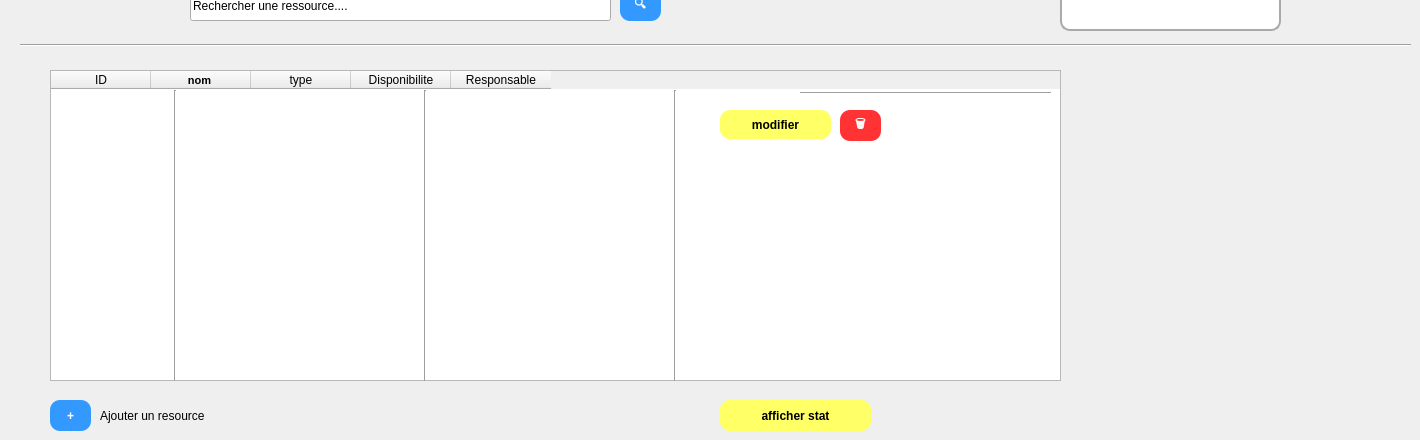
    <widget class="QWidget" name="Logistique">
     <widget class="QPushButton" name="pushButton_2">
      <property name="geometry">
       <rect>
        <x>50</x>
        <y>400</y>
        <width>41</width>
        <height>31</height>
       </rect>
      </property>
      <property name="styleSheet">
       <string notr="true">QPushButton {
    background-color: #3399FF;  /* Bleu clair */
    color: white;               /* Texte blanc */
    border-radius: 10px;        /* Coins arrondis */
    padding: 5px 15px;          /* Padding haut/bas, gauche/droite */
    font-weight: bold;
}

QPushButton:hover {
    background-color: #2673CC;  /* Bleu plus foncé au survol */
}

QPushButton:pressed {
    background-color: #1A53A0;  /* Bleu encore plus foncé quand cliqué */
}
</string>
      </property>
      <property name="text">
       <string>+</string>
      </property>
     </widget>
     <widget class="QPushButton" name="pushButton_15">
      <property name="geometry">
       <rect>
        <x>720</x>
        <y>400</y>
        <width>151</width>
        <height>31</height>
       </rect>
      </property>
      <property name="styleSheet">
       <string notr="true">QPushButton {
    background-color: #FFFF66;  /* Jaune clair */
    color: black;               /* Texte noir */
    border-radius: 10px;        /* Coins arrondis */
    padding: 5px 15px;          /* Padding haut/bas, gauche/droite */
    font-weight: bold;
}

QPushButton:hover {
    background-color: #FFFF33;  /* Jaune encore plus vif au survol */
}

QPushButton:pressed {
    background-color: #FFEB3B;  /* Jaune doré quand cliqué */
}
</string>
      </property>
      <property name="text">
       <string>afficher stat</string>
      </property>
     </widget>
     <widget class="Line" name="line_3">
      <property name="geometry">
       <rect>
        <x>20</x>
        <y>30</y>
        <width>1391</width>
        <height>31</height>
       </rect>
      </property>
      <property name="orientation">
       <enum>Qt::Orientation::Horizontal</enum>
      </property>
     </widget>
     <widget class="Line" name="line_7">
      <property name="geometry">
       <rect>
        <x>540</x>
        <y>90</y>
        <width>31</width>
        <height>291</height>
       </rect>
      </property>
      <property name="orientation">
       <enum>Qt::Orientation::Vertical</enum>
      </property>
     </widget>
     <widget class="Line" name="line_5">
      <property name="geometry">
       <rect>
        <x>280</x>
        <y>90</y>
        <width>41</width>
        <height>291</height>
       </rect>
      </property>
      <property name="orientation">
       <enum>Qt::Orientation::Vertical</enum>
      </property>
     </widget>
     <widget class="QPushButton" name="pushButton_8">
      <property name="geometry">
       <rect>
        <x>840</x>
        <y>180</y>
        <width>41</width>
        <height>31</height>
       </rect>
      </property>
      <property name="styleSheet">
       <string notr="true">QPushButton {
    background-color: #FF3333;  /* Rouge clair */
    color: white;               /* Texte blanc */
    border-radius: 10px;        /* Coins arrondis */
    padding: 5px 15px;          /* Padding haut/bas, gauche/droite */
    font-weight: bold;
}

QPushButton:hover {
    background-color: #CC2929;  /* Rouge plus foncé au survol */
}

QPushButton:pressed {
    background-color: #A02121;  /* Rouge encore plus foncé quand cliqué */
}
</string>
      </property>
      <property name="text">
       <string>🗑️</string>
      </property>
     </widget>
     <widget class="Line" name="line">
      <property name="geometry">
       <rect>
        <x>50</x>
        <y>160</y>
        <width>1011</width>
        <height>16</height>
       </rect>
      </property>
      <property name="orientation">
       <enum>Qt::Orientation::Horizontal</enum>
      </property>
     </widget>
     <widget class="Line" name="line_4">
      <property name="geometry">
       <rect>
        <x>50</x>
        <y>236</y>
        <width>1001</width>
        <height>20</height>
       </rect>
      </property>
      <property name="orientation">
       <enum>Qt::Orientation::Horizontal</enum>
      </property>
     </widget>
     <widget class="Line" name="line_8">
      <property name="geometry">
       <rect>
        <x>50</x>
        <y>310</y>
        <width>1011</width>
        <height>20</height>
       </rect>
      </property>
      <property name="orientation">
       <enum>Qt::Orientation::Horizontal</enum>
      </property>
     </widget>
     <widget class="QPushButton" name="pushButton_9">
      <property name="geometry">
       <rect>
        <x>620</x>
        <y>-10</y>
        <width>41</width>
        <height>31</height>
       </rect>
      </property>
      <property name="styleSheet">
       <string notr="true">QPushButton {
    background-color: #3399FF;  /* Bleu clair */
    color: white;               /* Texte blanc */
    border-radius: 10px;        /* Coins arrondis */
    padding: 5px 15px;          /* Padding haut/bas, gauche/droite */
    font-weight: bold;
}

QPushButton:hover {
    background-color: #2673CC;  /* Bleu plus foncé au survol */
}

QPushButton:pressed {
    background-color: #1A53A0;  /* Bleu encore plus foncé quand cliqué */
}
</string>
      </property>
      <property name="text">
       <string>🔍</string>
      </property>
     </widget>
     <widget class="QPushButton" name="pushButton_10">
      <property name="geometry">
       <rect>
        <x>720</x>
        <y>180</y>
        <width>111</width>
        <height>29</height>
       </rect>
      </property>
      <property name="styleSheet">
       <string notr="true">QPushButton {
    background-color: #FFFF66;  /* Jaune clair */
    color: black;               /* Texte noir */
    border-radius: 10px;        /* Coins arrondis */
    padding: 5px 15px;          /* Padding haut/bas, gauche/droite */
    font-weight: bold;
}

QPushButton:hover {
    background-color: #FFFF33;  /* Jaune encore plus vif au survol */
}

QPushButton:pressed {
    background-color: #FFEB3B;  /* Jaune doré quand cliqué */
}
</string>
      </property>
      <property name="text">
       <string>modifier</string>
      </property>
     </widget>
     <widget class="QLabel" name="label_3">
      <property name="geometry">
       <rect>
        <x>100</x>
        <y>400</y>
        <width>251</width>
        <height>31</height>
       </rect>
      </property>
      <property name="text">
       <string>Ajouter un resource</string>
      </property>
     </widget>
     <widget class="QPushButton" name="pushButton_11">
      <property name="geometry">
       <rect>
        <x>840</x>
        <y>260</y>
        <width>41</width>
        <height>31</height>
       </rect>
      </property>
      <property name="styleSheet">
       <string notr="true">QPushButton {
    background-color: #FF3333;  /* Rouge clair */
    color: white;               /* Texte blanc */
    border-radius: 10px;        /* Coins arrondis */
    padding: 5px 15px;          /* Padding haut/bas, gauche/droite */
    font-weight: bold;
}

QPushButton:hover {
    background-color: #CC2929;  /* Rouge plus foncé au survol */
}

QPushButton:pressed {
    background-color: #A02121;  /* Rouge encore plus foncé quand cliqué */
}
</string>
      </property>
      <property name="text">
       <string>🗑️</string>
      </property>
     </widget>
     <widget class="QPushButton" name="pushButton_12">
      <property name="geometry">
       <rect>
        <x>1170</x>
        <y>-10</y>
        <width>90</width>
        <height>29</height>
       </rect>
      </property>
      <property name="styleSheet">
       <string notr="true">QPushButton {
    background-color: #3399FF;  /* Bleu clair */
    color: white;               /* Texte blanc */
    border-radius: 10px;        /* Coins arrondis */
    padding: 5px 15px;          /* Padding haut/bas, gauche/droite */
    font-weight: bold;
}

QPushButton:hover {
    background-color: #2673CC;  /* Bleu plus foncé au survol */
}

QPushButton:pressed {
    background-color: #1A53A0;  /* Bleu encore plus foncé quand cliqué */
}
</string>
      </property>
      <property name="text">
       <string>👤</string>
      </property>
     </widget>
     <widget class="QLineEdit" name="lineEdit_2">
      <property name="geometry">
       <rect>
        <x>190</x>
        <y>-10</y>
        <width>421</width>
        <height>31</height>
       </rect>
      </property>
      <property name="text">
       <string>Rechercher une ressource....</string>
      </property>
      <property name="placeholderText">
       <string>Recherche paricipant....</string>
      </property>
     </widget>
     <widget class="QTableWidget" name="tableWidget">
      <property name="geometry">
       <rect>
        <x>50</x>
        <y>70</y>
        <width>1011</width>
        <height>311</height>
       </rect>
      </property>
      <column>
       <property name="text">
        <string>ID</string>
       </property>
      </column>
      <column>
       <property name="text">
        <string>nom </string>
       </property>
       <property name="font">
        <font>
         <pointsize>8</pointsize>
         <bold>true</bold>
        </font>
       </property>
      </column>
      <column>
       <property name="text">
        <string>type</string>
       </property>
      </column>
      <column>
       <property name="text">
        <string>Disponibilite</string>
       </property>
      </column>
      <column>
       <property name="text">
        <string>Responsable</string>
       </property>
      </column>
     </widget>
     <widget class="Line" name="line_9">
      <property name="geometry">
       <rect>
        <x>800</x>
        <y>83</y>
        <width>251</width>
        <height>20</height>
       </rect>
      </property>
      <property name="orientation">
       <enum>Qt::Orientation::Horizontal</enum>
      </property>
     </widget>
     <widget class="Line" name="line_10">
      <property name="geometry">
       <rect>
        <x>410</x>
        <y>90</y>
        <width>31</width>
        <height>291</height>
       </rect>
      </property>
      <property name="orientation">
       <enum>Qt::Orientation::Vertical</enum>
      </property>
     </widget>
     <widget class="QPushButton" name="pushButton_17">
      <property name="geometry">
       <rect>
        <x>840</x>
        <y>110</y>
        <width>41</width>
        <height>31</height>
       </rect>
      </property>
      <property name="styleSheet">
       <string notr="true">QPushButton {
    background-color: #FF3333;  /* Rouge clair */
    color: white;               /* Texte blanc */
    border-radius: 10px;        /* Coins arrondis */
    padding: 5px 15px;          /* Padding haut/bas, gauche/droite */
    font-weight: bold;
}

QPushButton:hover {
    background-color: #CC2929;  /* Rouge plus foncé au survol */
}

QPushButton:pressed {
    background-color: #A02121;  /* Rouge encore plus foncé quand cliqué */
}
</string>
      </property>
      <property name="text">
       <string>🗑️</string>
      </property>
     </widget>
     <widget class="QLabel" name="label_4">
      <property name="geometry">
       <rect>
        <x>1070</x>
        <y>70</y>
        <width>341</width>
        <height>311</height>
       </rect>
      </property>
      <property name="text">
       <string/>
      </property>
      <property name="pixmap">
       <pixmap>../../Gemini_Generated_Image_tz5uuetz5uuetz5u.png</pixmap>
      </property>
      <property name="scaledContents">
       <bool>true</bool>
      </property>
     </widget>
     <widget class="QPushButton" name="pushButton_19">
      <property name="geometry">
       <rect>
        <x>1070</x>
        <y>-10</y>
        <width>90</width>
        <height>29</height>
       </rect>
      </property>
      <property name="autoFillBackground">
       <bool>false</bool>
      </property>
      <property name="styleSheet">
       <string notr="true">QPushButton {
    background-color: #3399FF;  /* Bleu clair */
    color: white;               /* Texte blanc */
    border-radius: 10px;        /* Coins arrondis */
    padding: 5px 15px;          /* Padding haut/bas, gauche/droite */
    font-weight: bold;
}

QPushButton:hover {
    background-color: #2673CC;  /* Bleu plus foncé au survol */
}

QPushButton:pressed {
    background-color: #1A53A0;  /* Bleu encore plus foncé quand cliqué */
}
</string>
      </property>
      <property name="text">
       <string>Logout</string>
      </property>
     </widget>
     <widget class="Line" name="line_6">
      <property name="geometry">
       <rect>
        <x>160</x>
        <y>90</y>
        <width>31</width>
        <height>291</height>
       </rect>
      </property>
      <property name="orientation">
       <enum>Qt::Orientation::Vertical</enum>
      </property>
     </widget>
     <widget class="QLineEdit" name="lineEdit_3">
      <property name="geometry">
       <rect>
        <x>1060</x>
        <y>-20</y>
        <width>221</width>
        <height>51</height>
       </rect>
      </property>
      <property name="styleSheet">
       <string notr="true">QLineEdit {
    border: 2px solid #AAAAAA;   /* Bordure grise */
    border-radius: 10px;         /* Coins arrondis */
    padding: 5px 10px;           /* Espacement texte à l'intérieur */
    background-color: #FFFFFF;   /* Fond blanc */
    selection-background-color: #3399FF; /* Couleur de sélection */
}
</string>
      </property>
     </widget>
     <widget class="QPushButton" name="pushButton_20">
      <property name="geometry">
       <rect>
        <x>720</x>
        <y>110</y>
        <width>111</width>
        <height>29</height>
       </rect>
      </property>
      <property name="styleSheet">
       <string notr="true">QPushButton {
    background-color: #FFFF66;  /* Jaune clair */
    color: black;               /* Texte noir */
    border-radius: 10px;        /* Coins arrondis */
    padding: 5px 15px;          /* Padding haut/bas, gauche/droite */
    font-weight: bold;
}

QPushButton:hover {
    background-color: #FFFF33;  /* Jaune encore plus vif au survol */
}

QPushButton:pressed {
    background-color: #FFEB3B;  /* Jaune doré quand cliqué */
}
</string>
      </property>
      <property name="text">
       <string>modifier</string>
      </property>
     </widget>
     <widget class="Line" name="line_11">
      <property name="geometry">
       <rect>
        <x>660</x>
        <y>90</y>
        <width>31</width>
        <height>291</height>
       </rect>
      </property>
      <property name="orientation">
       <enum>Qt::Orientation::Vertical</enum>
      </property>
     </widget>
    </widget>
